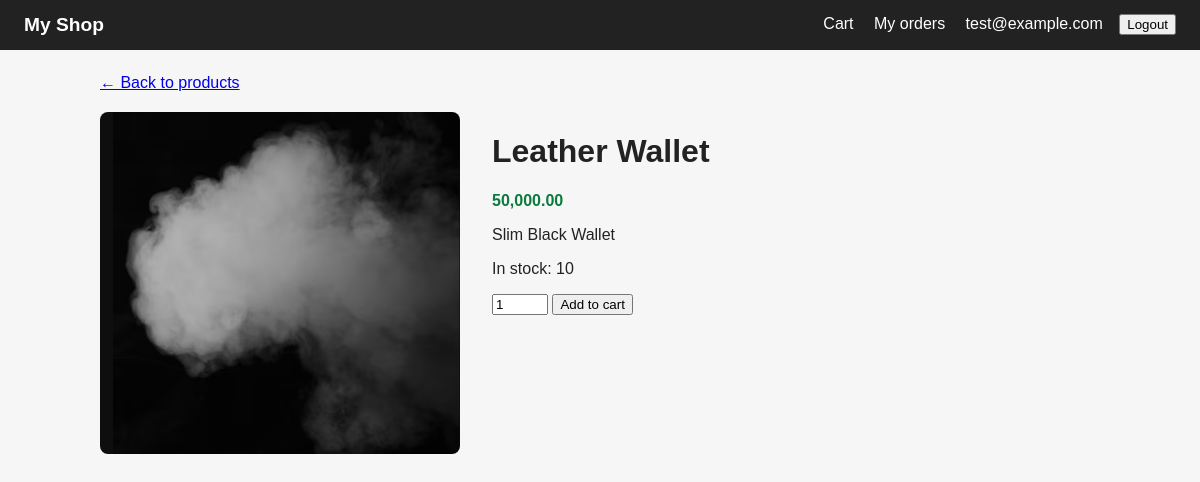
The page /products/2 (signed in) on the database its author committed.
### models.py (models this page shows)
class User(SQLModel, table=True):
    id: Optional[int] = Field (default = None, primary_key=True)
    email:str = Field(unique=True, index=True)
    password_hash: str

class Product(SQLModel, table=True):
    id:Optional[int] = Field(default=None, primary_key=True)
    name:str
    description: str = ""
    price: float
    image: str = "placeholder.jpg"
    stock: int =10

### routers/products.py (the view)
@router.get ("/products/{product_id}")
def product_detail(
    product_id:int,
    request: Request,
    db: Session = Depends(get_db),
    user= Depends(get_optional_user),
    ):
    product = db.get(Product, product_id)
    if not product:
        raise HTTPException(status_code=404, detail="Product not found")
    return templates.TemplateResponse(
        request, "product_detail.html", {"product":product, "user": user}
    )

### templates/product_detail.html (shortened to what this page needs)
{% extends "base.html" %}
{% block content %}
<a href="/">&larr; Back to products</a>
<div class="detail">
  <img src="{{ url_for('static', path='images/' ~ product.image) }}" alt="{{ product.name }}">
  <div>
    <h1>{{ product.name }}</h1>
    <p class="price">{{ "{:,.2f}".format(product.price) }}</p>
    <p>{{ product.description }}</p>
    <p>In stock: {{ product.stock }}</p>
    {% if product.stock > 0 %}
    <form action="/cart/add/{{ product.id }}" method="post">
      <input type="number" name="quantity" value="1" min="1" max="{{ product.stock }}">
      <button type="submit">Add to cart</button>
    </form>
    {% else %}
    <p><strong>Out of stock</strong></p>
    {% endif %}
  </div>
</div>
{% endblock %}

### templates/base.html (shortened to what this page needs)
<!DOCTYPE html>
<html lang="en">
<head>
  <link rel="stylesheet" href="{{ url_for('static', path='css/style.css') }}">
</head>
<body>
    <nav>
    <a href="/" class="brand">My Shop</a>
    <span class="nav-right">
      {% if user %}
        <a href="/cart">Cart</a>
        <a href="/orders">My orders</a>
        <span>{{ user.email }}</span>
        <form action="/logout" method="post" style="display:inline">
          <button type="submit">Logout</button>
        </form>
      {% else %}
        <a href="/login">Login</a>
        <a href="/register">Register</a>
      {% endif %}
    </span>
  </nav>
  <main>
    {% block content %}{% endblock %}
  </main>
</body>
</html>

### static/css/style.css (style rules this page uses)
body { font-family: Arial, sans-serif; margin: 0; background: #f6f6f6; color: #222; }
nav { background: #222; padding: 14px 24px; }
nav a { color: white; text-decoration: none; margin-right: 16px; }
.brand { font-weight: bold; font-size: 1.2rem; }
main { max-width: 1000px; margin: 24px auto; padding: 0 16px; }
.price { font-weight: bold; color: #0a7a3d; }
.detail { display: flex; gap: 32px; margin-top: 20px; flex-wrap: wrap; }
.detail img { width: 360px; max-width: 100%; border-radius: 8px; }
.nav-right { float: right; color: white; }
.nav-right span { margin-right: 12px; }
nav button { cursor: pointer; }

### rows shown on the page
User: email "test@example.com"
Product: image (placeholder picture), name "Leather Wallet", price "50,000.00", description "Slim Black Wallet", stock "10"
